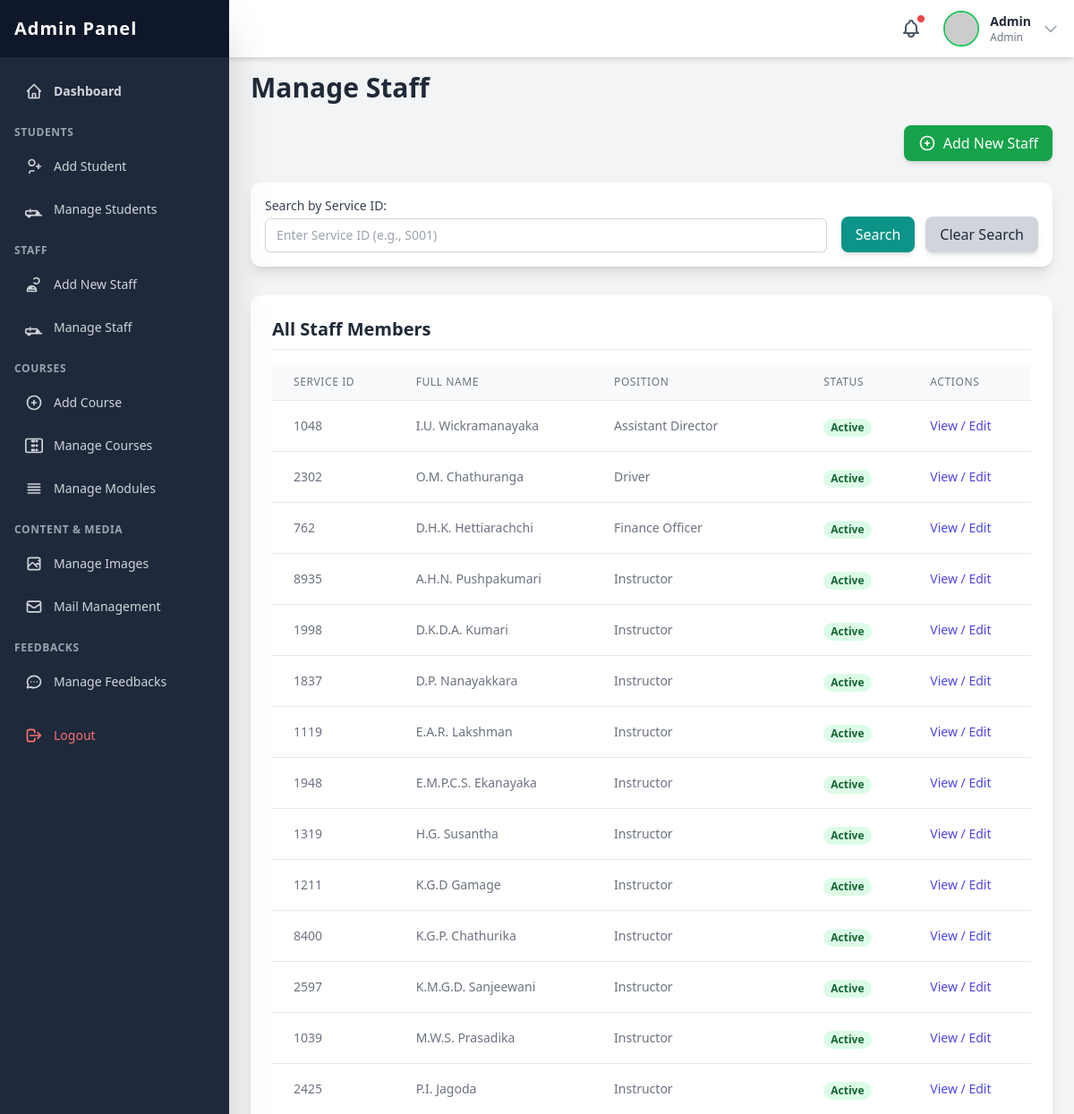
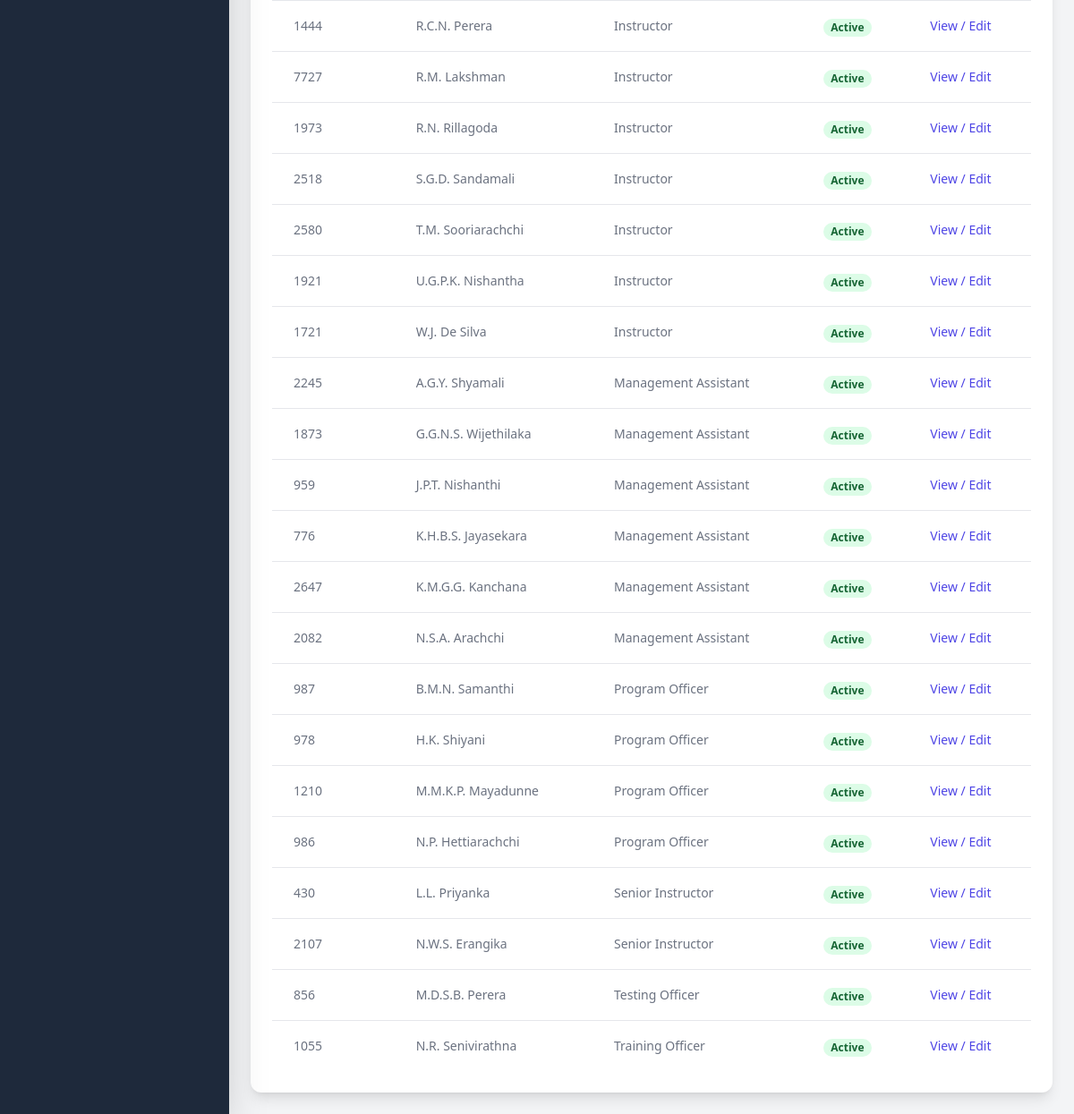
The app's page /admin/pages/manage_staff.php (signed in) with its own data (2 pictures, top to bottom).
### tables this page shows
CREATE TABLE IF NOT EXISTS `staff` (
  `id` int NOT NULL AUTO_INCREMENT,
  `staff_id` varchar(20) NOT NULL,
  `service_id` varchar(20) NOT NULL,
  `first_name` varchar(50) NOT NULL,
  `last_name` varchar(50) NOT NULL,
  `nic` varchar(15) NOT NULL,
  `contact_no` varchar(15) DEFAULT NULL,
  `email` varchar(100) DEFAULT NULL,
  `gender` varchar(10) NOT NULL,
  `password` varchar(255) NOT NULL,
  `position` varchar(100) NOT NULL,
  `type` varchar(50) DEFAULT NULL,
  `course_no` varchar(20) DEFAULT NULL,
  `profile_photo` varchar(255) DEFAULT NULL,
  `status` enum('active','inactive') NOT NULL DEFAULT 'active',
  `login_status` tinyint(1) DEFAULT '0',
  PRIMARY KEY (`id`),
  UNIQUE KEY `staff_id` (`staff_id`),
  UNIQUE KEY `service_id` (`service_id`),
  KEY `idx_position` (`position`)
);

### admin/pages/manage_staff.php (the view, shortened to what this page needs)
<?php
include_once('../include/header.php');
include_once('../../include/connection.php');
$search_service_id = '';
$base_query = "SELECT * FROM staff";
$base_query .= " ORDER BY position ASC, first_name ASC";
$stmt = $con->prepare($base_query);
if ($stmt) {
    $stmt->execute();
    $result = $stmt->get_result();
} else {
    echo '<div class="bg-red-100 border-l-4 border-red-500 text-red-700 p-4 rounded-lg mb-6" role="alert">';
    echo '<p class="font-bold">Error!</p>';
    echo '<p>Failed to prepare database query: ' . $con->error . '</p>';
    echo '</div>';
    $result = false;
}
?>
<h2 class="text-3xl font-bold text-gray-800 mb-6">Manage Staff</h2>
<div class="mb-6 text-right">
     <a href="../../log/register.php" target="_blank" class="inline-flex items-center px-4 py-2 bg-green-600 text-white rounded-lg hover:bg-green-700 shadow-md">
       <svg class="w-5 h-5 mr-2" fill="none" stroke="currentColor" viewBox="0 0 24 24" xmlns="http://www.w3.org/2000/svg"><path stroke-linecap="round" stroke-linejoin="round" stroke-width="2" d="M12 9v3m0 0v3m0-3h3m-3 0H9m12 0a9 9 0 11-18 0 9 9 0 0118 0z"></path></svg>
       Add New Staff
     </a>
</div>
<div class="bg-white p-4 rounded-xl shadow-lg my-6 space-y-4">
    <form action="manage_staff.php" method="GET" class="flex flex-col sm:flex-row sm:items-end sm:gap-4">
        <div class="flex-grow">
            <label for="search_service_id" class="block text-sm font-medium text-gray-700">Search by Service ID:</label>
            <input type="text" id="search_service_id" name="search_service_id" value="<?php echo htmlspecialchars($search_service_id); ?>" placeholder="Enter Service ID (e.g., S001)"
                   class="mt-1 block w-full px-3 py-2 border border-gray-300 rounded-md shadow-sm focus:outline-none focus:ring-indigo-500 focus:border-indigo-500 sm:text-sm">
        </div>
        <div class="flex gap-3 mt-4 sm:mt-0">
            <button type="submit" class="w-full sm:w-auto px-4 py-2 bg-teal-600 text-white rounded-lg hover:bg-teal-700 shadow-md">Search</button>
            <a href="manage_staff.php" class="w-full sm:w-auto text-center px-4 py-2 bg-gray-300 text-gray-800 rounded-lg hover:bg-gray-400 shadow-md">Clear Search</a>
        </div>
    </form>
</div>
<div class="bg-white p-6 rounded-xl shadow-lg mt-8">
    <h3 class="text-xl font-semibold text-gray-800 mb-4 border-b pb-2">
        <?php
            if ($search_service_id) {
                 echo 'Showing Staff matching Service ID: <strong>' . htmlspecialchars($search_service_id) . '</strong>';
            } else {
                echo 'All Staff Members';
            }
        ?>
    </h3>
    <div class="overflow-x-auto">
        <table class="min-w-full divide-y divide-gray-200">
            <thead class="bg-gray-50">
                <tr>
                    <th scope="col" class="px-6 py-3 text-left text-xs font-medium text-gray-500 uppercase tracking-wider">Service ID</th>
                    <th scope="col" class="px-6 py-3 text-left text-xs font-medium text-gray-500 uppercase tracking-wider">Full Name</th>
                    <th scope="col" class="px-6 py-3 text-left text-xs font-medium text-gray-500 uppercase tracking-wider">Position</th>
                    <th scope="col" class="px-6 py-3 text-left text-xs font-medium text-gray-500 uppercase tracking-wider">Status</th>
                    <th scope="col" class="px-6 py-3 text-left text-xs font-medium text-gray-500 uppercase tracking-wider">Actions</th>
                </tr>
            </thead>
            <tbody class="bg-white divide-y divide-gray-200">
                <?php
                if ($result && $result->num_rows > 0) {
                    while ($staff = $result->fetch_assoc()) {
                ?>
                <tr>
                    <td class="px-6 py-4 whitespace-nowrap text-sm text-gray-500"><?php echo htmlspecialchars($staff['service_id']); ?></td>
                    <td class="px-6 py-4 whitespace-nowrap text-sm text-gray-500"><?php echo htmlspecialchars($staff['first_name'] . ' ' . $staff['last_name']); ?></td>
                    <td class="px-6 py-4 whitespace-nowrap text-sm text-gray-500"><?php echo htmlspecialchars($staff['position']); ?></td>
                    <td class="px-6 py-4 whitespace-nowrap">
                        <?php if ($staff['status'] == 'active'): ?>
                            <span class="px-2 inline-flex text-xs leading-5 font-semibold rounded-full bg-green-100 text-green-800">Active</span>
                        <?php else: ?>
                            <span class="px-2 inline-flex text-xs leading-5 font-semibold rounded-full bg-red-100 text-red-800">Inactive</span>
                        <?php endif; ?>
                    </td>
                    <td class="px-6 py-4 whitespace-nowrap text-sm font-medium">
                        <a href="view_staff_details.php?staff_id=<?php echo htmlspecialchars($staff['staff_id']); ?>" class="text-indigo-600 hover:text-indigo-900">
                           View / Edit
                        </a>
                    </td>
                </tr>
                <?php
                    }
                } else {
                     $no_results_message = "No staff members found.";
                    if ($search_service_id) {
                         $no_results_message = "No staff members found matching that Service ID.";
                    }
                    echo '<tr><td colspan="6" class="px-6 py-12 text-center text-gray-500">' . $no_results_message . '</td></tr>';
                }
                ?>
            </tbody>
        </table>
    </div>
</div>
<?php include_once('../include/footer.php'); ?>

### admin/include/header.php (shortened to what this page needs)
<?php
$admin_username = isset($_SESSION['admin_username']) ? $_SESSION['admin_username'] : null;
$admin_display_name = 'User';
$admin_display_type = 'Guest';
if ($admin_username) {
    include_once __DIR__ . '/../../include/connection.php';
    if (isset($con)) {
        $query_admin = "SELECT username, type FROM admin WHERE username = ?";
        $stmt_admin = $con->prepare($query_admin);
        if ($stmt_admin) {
            $stmt_admin->bind_param("s", $admin_username);
            $stmt_admin->execute();
            $result_admin = $stmt_admin->get_result();
            if ($result_admin->num_rows == 1) {
                $admin_data = $result_admin->fetch_assoc();
                $admin_display_name = htmlspecialchars($admin_data['username']);
                $admin_display_type = htmlspecialchars(ucfirst($admin_data['type']));
            }
        } else {
             error_log("Admin header: Failed to prepare admin query: " . $con->error);
        }
    } else {
        error_log("Admin header: Database connection not established in connection.php.");
    }
}
?>
<!DOCTYPE html>
<html lang="en">
<head>
    <script src="https://cdn.tailwindcss.com"></script>
    <link href="https://cdnjs.cloudflare.com/ajax/libs/flowbite/2.2.1/flowbite.min.css" rel="stylesheet" />
    <link rel="stylesheet" href="../css/webkit.css">
</head>
<body class="bg-gray-100 min-h-screen">
    <header class="fixed top-0 left-0 right-0 h-16 bg-white shadow-md z-30 flex items-center justify-between px-4 transition-all duration-300" id="page-header">
        <div class="flex items-center space-x-4 relative"> <button class="relative p-2 text-gray-600 hover:text-green-600 transition duration-150 rounded-full hover:bg-gray-100">
                <span class="absolute top-1 right-1 w-2.5 h-2.5 bg-red-500 rounded-full border border-white"></span>
            </button>
            <button id="avatarButton" type="button" data-dropdown-toggle="userDropdown" data-dropdown-placement="bottom-start" class="flex items-center space-x-3 cursor-pointer group">
                <img class="h-10 w-10 rounded-full object-cover border-2 border-green-500" src="https://placehold.co/100x100/10b981/ffffff?text=<?php echo strtoupper(substr($admin_display_name, 0, 1)); ?>" alt="Admin Profile">
                <div class="hidden sm:block text-sm text-left"> <p class="font-semibold text-gray-800"><?php echo $admin_display_name; ?></p>
                    <p class="text-xs text-gray-500"><?php echo $admin_display_type; ?></p>
                </div>
                <svg class="w-5 h-5 text-gray-400 group-hover:text-gray-600 transition duration-150" fill="none" stroke="currentColor" viewBox="0 0 24 24" xmlns="http://www.w3.org/2000/svg"><path stroke-linecap="round" stroke-linejoin="round" stroke-width="2" d="M19 9l-7 7-7-7"></path></svg> </button>
            </div>
    </header>
    <div id="sidebar-wrapper">
        <nav class="fixed top-0 bottom-0 left-0 w-64 bg-slate-800 text-white z-40 transform -translate-x-full lg:translate-x-0 transition-transform duration-300 ease-in-out shadow-2xl" id="page-sidebar">
            <div class="h-16 bg-slate-900 flex items-center justify-between px-4">
                <h1 class="text-xl font-extrabold text-white tracking-wider">Admin Panel</h1>
            </div>
            <div class="px-4 space-y-2 h-full overflow-y-auto pt-4 pb-16">
                 <div class="space-y-1">
                    <a href="Dashboard.php" class="flex items-center p-3 text-sm font-semibold rounded-lg text-gray-300 hover:bg-slate-700 hover:text-white transition duration-150">
                        Dashboard
                    </a>
                    <p class="text-xs font-semibold text-gray-400 pt-3 pb-1 uppercase tracking-wider">Students</p>
                    <a href="student_register.php" class="flex items-center p-3 text-sm font-medium rounded-lg text-gray-300 hover:bg-slate-700 hover:text-white transition duration-150">
                        <svg class="w-5 h-5 mr-3" fill="none" stroke="currentColor" viewBox="0 0 24 24" xmlns="http://www.w3.org/2000/svg"><path stroke-linecap="round" stroke-linejoin="round" stroke-width="2" d="M18 9v3m0 0v3m0-3h3m-3 0h-3m-2-5a4 4 0 11-8 0 4 4 0 018 0zM12 18H8a2 2 0 00-2 2v1"></path></svg>
                        Add Student
                    </a>
                    <a href="manage_students.php" class="flex items-center p-3 text-sm font-medium rounded-lg text-gray-300 hover:bg-slate-700 hover:text-white transition duration-150">
                        Manage Students
                    </a>
                    <p class="text-xs font-semibold text-gray-400 pt-3 pb-1 uppercase tracking-wider">Staff</p>
                    <a href="staff_register.php"  class="flex items-center p-3 text-sm font-medium rounded-lg text-gray-300 hover:bg-slate-700 hover:text-white transition duration-150">
                        <svg class="w-5 h-5 mr-3" fill="none" stroke="currentColor" viewBox="0 0 24 24" xmlns="http://www.w3.org/2000/svg"><path stroke-linecap="round" stroke-linejoin="round" stroke-width="2" d="M12 4.354a4 4 0 110 5.292M15 21H3v-1a6 6 0 0112 0v1zm-6-4a6 6 0 00-4 0v1h8v-1m-4 0v-2"></path></svg>
                        Add New Staff
                    </a>
                    <a href="manage_staff.php" class="flex items-center p-3 text-sm font-medium rounded-lg text-gray-300 hover:bg-slate-700 hover:text-white transition duration-150">
                         Manage Staff
                    </a>
                    <p class="text-xs font-semibold text-gray-400 pt-3 pb-1 uppercase tracking-wider">Courses</p>
                    <a href="add_course.php" class="flex items-center p-3 text-sm font-medium rounded-lg text-gray-300 hover:bg-slate-700 hover:text-white transition duration-150">
                        <svg class="w-5 h-5 mr-3" fill="none" stroke="currentColor" viewBox="0 0 24 24" xmlns="http://www.w3.org/2000/svg"><path stroke-linecap="round" stroke-linejoin="round" stroke-width="2" d="M12 9v3m0 0v3m0-3h3m-3 0H9m12 0a9 9 0 11-18 0 9 9 0 0118 0z"></path></svg>
                        Add Course
                    </a>
                    <a href="manage_course.php" class="flex items-center p-3 text-sm font-medium rounded-lg text-gray-300 hover:bg-slate-700 hover:text-white transition duration-150">
                        Manage Courses
                    </a>
                     <a href="manage_modules.php" class="flex items-center p-3 text-sm font-medium rounded-lg text-gray-300 hover:bg-slate-700 hover:text-white transition duration-150">
                        <svg class="w-5 h-5 mr-3" fill="none" stroke="currentColor" viewBox="0 0 24 24" xmlns="http://www.w3.org/2000/svg"><path stroke-linecap="round" stroke-linejoin="round" stroke-width="2" d="M4 6h16M4 10h16M4 14h16M4 18h16"></path></svg>
                        Manage Modules
                    </a>
                    <p class="text-xs font-semibold text-gray-400 pt-3 pb-1 uppercase tracking-wider">Content & Media</p>
                    <a href="manage images.php" class="flex items-center p-3 text-sm font-medium rounded-lg text-gray-300 hover:bg-slate-700 hover:text-white transition duration-150">
                        Manage Images
                    </a>
                    <a href="mail_management.php" class="flex items-center p-3 text-sm font-medium rounded-lg text-gray-300 hover:bg-slate-700 hover:text-white transition duration-150">
                        <svg class="w-5 h-5 mr-3" fill="none" stroke="currentColor" viewBox="0 0 24 24" xmlns="http://www.w3.org/2000/svg"><path stroke-linecap="round" stroke-linejoin="round" stroke-width="2" d="M3 8l7.89 5.26a2 2 0 002.22 0L21 8M5 19h14a2 2 0 002-2V7a2 2 0 00-2-2H5a2 2 0 00-2 2v10a2 2 0 002 2z"></path></svg>
                        Mail Management
                    </a>
                     <p class="text-xs font-semibold text-gray-400 pt-3 pb-1 uppercase tracking-wider">Feedbacks</p>
                    <a href="manage_feedback.php" class="flex items-center p-3 text-sm font-medium rounded-lg text-gray-300 hover:bg-slate-700 hover:text-white transition duration-150">
                        Manage Feedbacks
                    </a>
                    <a href="../lib/logout.php" class="flex items-center p-3 text-sm font-medium rounded-lg text-red-400 hover:bg-slate-700 hover:text-red-300 transition duration-150 mt-8 !pt-6">
                        <svg class="w-5 h-5 mr-3" fill="none" stroke="currentColor" viewBox="0 0 24 24" xmlns="http://www.w3.org/2000/svg"><path stroke-linecap="round" stroke-linejoin="round" stroke-width="2" d="M17 16l4-4m0 0l-4-4m4 4H7m6 4v1a3 3 0 01-3 3H6a3 3 0 01-3-3V7a3 3 0 013-3h4a3 3 0 013 3v1"></path></svg>
                        Logout
                    </a>
                </div>
            </div>
        </nav>
    </div>
    <main class="pt-20 p-6 lg:ml-64 transition-all duration-300" id="main-content">

### admin/css/webkit.css (style rules this page uses)
html { font-family: 'Inter', sans-serif; }

### records on screen
staff: service "1048", first_name+last_name "I.U. Wickramanayaka", position "Assistant Director", status "Active"
staff: service "2302", first_name+last_name "O.M. Chathuranga", position "Driver", status "Active"
staff: service "762", first_name+last_name "D.H.K. Hettiarachchi", position "Finance Officer", status "Active"
staff: service "8935", first_name+last_name "A.H.N. Pushpakumari", position "Instructor", status "Active"
staff: service "1998", first_name+last_name "D.K.D.A. Kumari", position "Instructor", status "Active"
staff: service "1837", first_name+last_name "D.P. Nanayakkara", position "Instructor", status "Active"
staff: service "1119", first_name+last_name "E.A.R. Lakshman", position "Instructor", status "Active"
staff: service "1948", first_name+last_name "E.M.P.C.S. Ekanayaka", position "Instructor", status "Active"
staff: service "1319", first_name+last_name "H.G. Susantha", position "Instructor", status "Active"
staff: service "1211", first_name+last_name "K.G.D Gamage", position "Instructor", status "Active"
staff: service "8400", first_name+last_name "K.G.P. Chathurika", position "Instructor", status "Active"
staff: service "2597", first_name+last_name "K.M.G.D. Sanjeewani", position "Instructor", status "Active"
staff: service "1039", first_name+last_name "M.W.S. Prasadika", position "Instructor", status "Active"
staff: service "2425", first_name+last_name "P.I. Jagoda", position "Instructor", status "Active"
staff: service "1444", first_name+last_name "R.C.N. Perera", position "Instructor", status "Active"
staff: service "7727", first_name+last_name "R.M. Lakshman", position "Instructor", status "Active"
staff: service "1973", first_name+last_name "R.N. Rillagoda", position "Instructor", status "Active"
staff: service "2518", first_name+last_name "S.G.D. Sandamali", position "Instructor", status "Active"
staff: service "2580", first_name+last_name "T.M. Sooriarachchi", position "Instructor", status "Active"
staff: service "1921", first_name+last_name "U.G.P.K. Nishantha", position "Instructor", status "Active"
staff: service "1721", first_name+last_name "W.J. De Silva", position "Instructor", status "Active"
staff: service "2245", first_name+last_name "A.G.Y. Shyamali", position "Management Assistant", status "Active"
staff: service "1873", first_name+last_name "G.G.N.S. Wijethilaka", position "Management Assistant", status "Active"
staff: service "959", first_name+last_name "J.P.T. Nishanthi", position "Management Assistant", status "Active"
staff: service "776", first_name+last_name "K.H.B.S. Jayasekara", position "Management Assistant", status "Active"
staff: service "2647", first_name+last_name "K.M.G.G. Kanchana", position "Management Assistant", status "Active"
staff: service "2082", first_name+last_name "N.S.A. Arachchi", position "Management Assistant", status "Active"
staff: service "987", first_name+last_name "B.M.N. Samanthi", position "Program Officer", status "Active"
staff: service "978", first_name+last_name "H.K. Shiyani", position "Program Officer", status "Active"
staff: service "1210", first_name+last_name "M.M.K.P. Mayadunne", position "Program Officer", status "Active"
staff: service "986", first_name+last_name "N.P. Hettiarachchi", position "Program Officer", status "Active"
staff: service "430", first_name+last_name "L.L. Priyanka", position "Senior Instructor", status "Active"
staff: service "2107", first_name+last_name "N.W.S. Erangika", position "Senior Instructor", status "Active"
staff: service "856", first_name+last_name "M.D.S.B. Perera", position "Testing Officer", status "Active"
staff: service "1055", first_name+last_name "N.R. Senivirathna", position "Training Officer", status "Active"

### other values on screen
$admin_display_name "Admin"
$admin_display_type "Admin"
